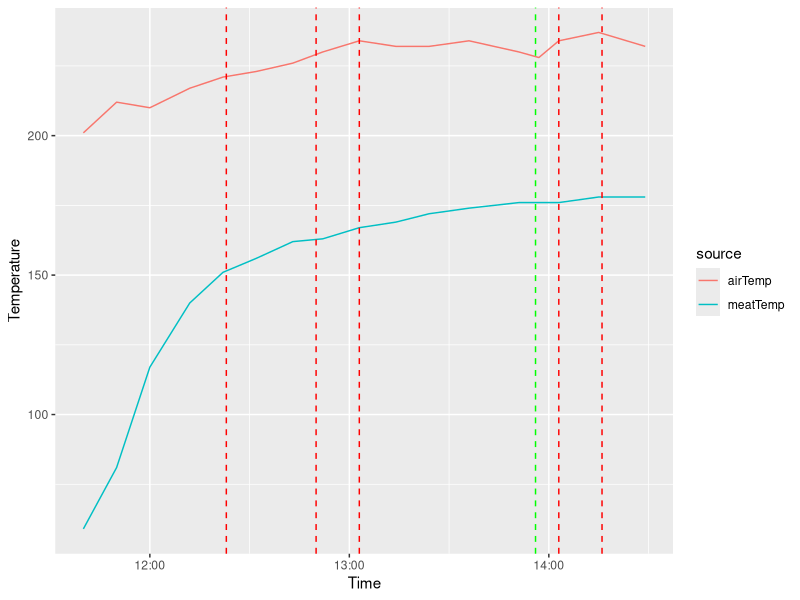

Generate this figure with R:
## ---- chunk 1
library(ggplot2)
library(dplyr)
library(tidyr)

time=c('11:40','11:50','12:00','12:12','12:22','12:32','12:43','12:52','13:03','13:14','13:24','13:36','13:51','13:57','14:03','14:15','14:29')
meatTemp=c(59,81,117,140,151,156,162,163,167,169,172,174,176,176,176,178,178)
airTemp=c(201,212,210,217,221,223,226,230,234,232,232,234,230,228,234,237,232)

hm=as.POSIXct(strptime(time, '%H:%M',tz='GMT')) 
df=data.frame(meatTemp,airTemp,hm) %>%
  gather(source,temp,-hm)
p=ggplot(df,aes(hm,temp,color=source)) + 
  geom_line() + 
  ylab('Temperature') +
  xlab('Time') 

# add horizontal lines for vent adjustments
reductions=c('12:23','12:50','13:03','14:03','14:16')
for (t in reductions){
  p = p + geom_vline(xintercept = as.POSIXct(strptime(t, '%H:%M',tz='GMT')) ,linetype='dashed',size=0.5,color='red')
}
increases=c('13:56')
for (t in increases){
  p = p + geom_vline(xintercept = as.POSIXct(strptime(t, '%H:%M',tz='GMT')) ,linetype='dashed',size=0.5,color='green')
}
 
print(p) 
